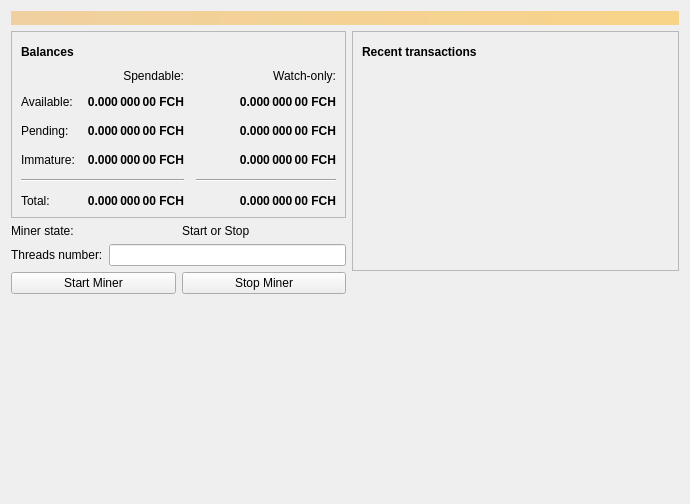
<?xml version="1.0" encoding="UTF-8"?>
<ui version="4.0">
 <class>OverviewPage</class>
 <widget class="QWidget" name="OverviewPage">
  <property name="geometry">
   <rect>
    <x>0</x>
    <y>0</y>
    <width>690</width>
    <height>504</height>
   </rect>
  </property>
  <property name="windowTitle">
   <string>Form</string>
  </property>
  <layout class="QVBoxLayout" name="topLayout">
   <item>
    <widget class="QLabel" name="labelAlerts">
     <property name="visible">
      <bool>false</bool>
     </property>
     <property name="styleSheet">
      <string notr="true">QLabel { background-color: qlineargradient(x1: 0, y1: 0, x2: 1, y2: 0, stop:0 #F0D0A0, stop:1 #F8D488); color:#000000; }</string>
     </property>
     <property name="wordWrap">
      <bool>true</bool>
     </property>
     <property name="margin">
      <number>3</number>
     </property>
     <property name="textInteractionFlags">
      <set>Qt::TextSelectableByMouse</set>
     </property>
    </widget>
   </item>
   <item>
    <layout class="QHBoxLayout" name="horizontalLayout" stretch="1,1">
     <item>
      <layout class="QVBoxLayout" name="verticalLayout_2">
       <item>
        <widget class="QFrame" name="frame">
         <property name="frameShape">
          <enum>QFrame::StyledPanel</enum>
         </property>
         <property name="frameShadow">
          <enum>QFrame::Raised</enum>
         </property>
         <layout class="QVBoxLayout" name="verticalLayout_4">
          <item>
           <layout class="QHBoxLayout" name="horizontalLayout_4">
            <item>
             <widget class="QLabel" name="label_5">
              <property name="font">
               <font>
                <weight>75</weight>
                <bold>true</bold>
               </font>
              </property>
              <property name="text">
               <string>Balances</string>
              </property>
             </widget>
            </item>
            <item>
             <widget class="QPushButton" name="labelWalletStatus">
              <property name="enabled">
               <bool>true</bool>
              </property>
              <property name="maximumSize">
               <size>
                <width>30</width>
                <height>16777215</height>
               </size>
              </property>
              <property name="toolTip">
               <string>The displayed information may be out of date. Your wallet automatically synchronizes with the Bitcoin network after a connection is established, but this process has not completed yet.</string>
              </property>
              <property name="text">
               <string/>
              </property>
              <property name="icon">
               <iconset resource="../bitcoin.qrc">
                <normaloff>:/icons/warning</normaloff>
                <disabledoff>:/icons/warning</disabledoff>:/icons/warning</iconset>
              </property>
              <property name="iconSize">
               <size>
                <width>24</width>
                <height>24</height>
               </size>
              </property>
              <property name="flat">
               <bool>true</bool>
              </property>
             </widget>
            </item>
            <item>
             <spacer name="horizontalSpacer_3">
              <property name="orientation">
               <enum>Qt::Horizontal</enum>
              </property>
              <property name="sizeHint" stdset="0">
               <size>
                <width>40</width>
                <height>20</height>
               </size>
              </property>
             </spacer>
            </item>
           </layout>
          </item>
          <item>
           <layout class="QGridLayout" name="gridLayout">
            <property name="spacing">
             <number>12</number>
            </property>
            <item row="2" column="2">
             <widget class="QLabel" name="labelWatchPending">
              <property name="font">
               <font>
                <weight>75</weight>
                <bold>true</bold>
               </font>
              </property>
              <property name="cursor">
               <cursorShape>IBeamCursor</cursorShape>
              </property>
              <property name="toolTip">
               <string>Unconfirmed transactions to watch-only addresses</string>
              </property>
              <property name="text">
               <string notr="true">0.000 000 00 FCH</string>
              </property>
              <property name="alignment">
               <set>Qt::AlignRight|Qt::AlignTrailing|Qt::AlignVCenter</set>
              </property>
              <property name="textInteractionFlags">
               <set>Qt::LinksAccessibleByMouse|Qt::TextSelectableByKeyboard|Qt::TextSelectableByMouse</set>
              </property>
             </widget>
            </item>
            <item row="2" column="1">
             <widget class="QLabel" name="labelUnconfirmed">
              <property name="font">
               <font>
                <weight>75</weight>
                <bold>true</bold>
               </font>
              </property>
              <property name="cursor">
               <cursorShape>IBeamCursor</cursorShape>
              </property>
              <property name="toolTip">
               <string>Total of transactions that have yet to be confirmed, and do not yet count toward the spendable balance</string>
              </property>
              <property name="text">
               <string notr="true">0.000 000 00 FCH</string>
              </property>
              <property name="alignment">
               <set>Qt::AlignRight|Qt::AlignTrailing|Qt::AlignVCenter</set>
              </property>
              <property name="textInteractionFlags">
               <set>Qt::LinksAccessibleByMouse|Qt::TextSelectableByKeyboard|Qt::TextSelectableByMouse</set>
              </property>
             </widget>
            </item>
            <item row="3" column="2">
             <widget class="QLabel" name="labelWatchImmature">
              <property name="font">
               <font>
                <weight>75</weight>
                <bold>true</bold>
               </font>
              </property>
              <property name="cursor">
               <cursorShape>IBeamCursor</cursorShape>
              </property>
              <property name="toolTip">
               <string>Mined balance in watch-only addresses that has not yet matured</string>
              </property>
              <property name="text">
               <string notr="true">0.000 000 00 FCH</string>
              </property>
              <property name="alignment">
               <set>Qt::AlignRight|Qt::AlignTrailing|Qt::AlignVCenter</set>
              </property>
              <property name="textInteractionFlags">
               <set>Qt::LinksAccessibleByMouse|Qt::TextSelectableByKeyboard|Qt::TextSelectableByMouse</set>
              </property>
             </widget>
            </item>
            <item row="4" column="0" colspan="2">
             <widget class="Line" name="line">
              <property name="orientation">
               <enum>Qt::Horizontal</enum>
              </property>
             </widget>
            </item>
            <item row="4" column="2">
             <widget class="Line" name="lineWatchBalance">
              <property name="sizePolicy">
               <sizepolicy hsizetype="Preferred" vsizetype="Fixed">
                <horstretch>0</horstretch>
                <verstretch>0</verstretch>
               </sizepolicy>
              </property>
              <property name="minimumSize">
               <size>
                <width>140</width>
                <height>0</height>
               </size>
              </property>
              <property name="orientation">
               <enum>Qt::Horizontal</enum>
              </property>
             </widget>
            </item>
            <item row="5" column="0">
             <widget class="QLabel" name="labelTotalText">
              <property name="text">
               <string>Total:</string>
              </property>
             </widget>
            </item>
            <item row="3" column="1">
             <widget class="QLabel" name="labelImmature">
              <property name="font">
               <font>
                <weight>75</weight>
                <bold>true</bold>
               </font>
              </property>
              <property name="cursor">
               <cursorShape>IBeamCursor</cursorShape>
              </property>
              <property name="toolTip">
               <string>Mined balance that has not yet matured</string>
              </property>
              <property name="text">
               <string notr="true">0.000 000 00 FCH</string>
              </property>
              <property name="alignment">
               <set>Qt::AlignRight|Qt::AlignTrailing|Qt::AlignVCenter</set>
              </property>
              <property name="textInteractionFlags">
               <set>Qt::LinksAccessibleByMouse|Qt::TextSelectableByKeyboard|Qt::TextSelectableByMouse</set>
              </property>
             </widget>
            </item>
            <item row="2" column="3">
             <spacer name="horizontalSpacer_2">
              <property name="orientation">
               <enum>Qt::Horizontal</enum>
              </property>
              <property name="sizeHint" stdset="0">
               <size>
                <width>40</width>
                <height>20</height>
               </size>
              </property>
             </spacer>
            </item>
            <item row="3" column="0">
             <widget class="QLabel" name="labelImmatureText">
              <property name="text">
               <string>Immature:</string>
              </property>
             </widget>
            </item>
            <item row="5" column="1">
             <widget class="QLabel" name="labelTotal">
              <property name="font">
               <font>
                <weight>75</weight>
                <bold>true</bold>
               </font>
              </property>
              <property name="cursor">
               <cursorShape>IBeamCursor</cursorShape>
              </property>
              <property name="toolTip">
               <string>Your current total balance</string>
              </property>
              <property name="text">
               <string notr="true">0.000 000 00 FCH</string>
              </property>
              <property name="alignment">
               <set>Qt::AlignRight|Qt::AlignTrailing|Qt::AlignVCenter</set>
              </property>
              <property name="textInteractionFlags">
               <set>Qt::LinksAccessibleByMouse|Qt::TextSelectableByKeyboard|Qt::TextSelectableByMouse</set>
              </property>
             </widget>
            </item>
            <item row="5" column="2">
             <widget class="QLabel" name="labelWatchTotal">
              <property name="font">
               <font>
                <weight>75</weight>
                <bold>true</bold>
               </font>
              </property>
              <property name="cursor">
               <cursorShape>IBeamCursor</cursorShape>
              </property>
              <property name="toolTip">
               <string>Current total balance in watch-only addresses</string>
              </property>
              <property name="text">
               <string notr="true">0.000 000 00 FCH</string>
              </property>
              <property name="alignment">
               <set>Qt::AlignRight|Qt::AlignTrailing|Qt::AlignVCenter</set>
              </property>
              <property name="textInteractionFlags">
               <set>Qt::LinksAccessibleByMouse|Qt::TextSelectableByKeyboard|Qt::TextSelectableByMouse</set>
              </property>
             </widget>
            </item>
            <item row="0" column="2">
             <widget class="QLabel" name="labelWatchonly">
              <property name="text">
               <string>Watch-only:</string>
              </property>
              <property name="alignment">
               <set>Qt::AlignRight|Qt::AlignTrailing|Qt::AlignVCenter</set>
              </property>
             </widget>
            </item>
            <item row="1" column="0">
             <widget class="QLabel" name="labelBalanceText">
              <property name="text">
               <string>Available:</string>
              </property>
             </widget>
            </item>
            <item row="1" column="1">
             <widget class="QLabel" name="labelBalance">
              <property name="font">
               <font>
                <weight>75</weight>
                <bold>true</bold>
               </font>
              </property>
              <property name="cursor">
               <cursorShape>IBeamCursor</cursorShape>
              </property>
              <property name="toolTip">
               <string>Your current spendable balance</string>
              </property>
              <property name="text">
               <string notr="true">0.000 000 00 FCH</string>
              </property>
              <property name="alignment">
               <set>Qt::AlignRight|Qt::AlignTrailing|Qt::AlignVCenter</set>
              </property>
              <property name="textInteractionFlags">
               <set>Qt::LinksAccessibleByMouse|Qt::TextSelectableByKeyboard|Qt::TextSelectableByMouse</set>
              </property>
             </widget>
            </item>
            <item row="1" column="2">
             <widget class="QLabel" name="labelWatchAvailable">
              <property name="font">
               <font>
                <weight>75</weight>
                <bold>true</bold>
               </font>
              </property>
              <property name="cursor">
               <cursorShape>IBeamCursor</cursorShape>
              </property>
              <property name="toolTip">
               <string>Your current balance in watch-only addresses</string>
              </property>
              <property name="text">
               <string notr="true">0.000 000 00 FCH</string>
              </property>
              <property name="alignment">
               <set>Qt::AlignRight|Qt::AlignTrailing|Qt::AlignVCenter</set>
              </property>
              <property name="textInteractionFlags">
               <set>Qt::LinksAccessibleByMouse|Qt::TextSelectableByKeyboard|Qt::TextSelectableByMouse</set>
              </property>
             </widget>
            </item>
            <item row="2" column="0">
             <widget class="QLabel" name="labelPendingText">
              <property name="text">
               <string>Pending:</string>
              </property>
             </widget>
            </item>
            <item row="0" column="1">
             <widget class="QLabel" name="labelSpendable">
              <property name="text">
               <string>Spendable:</string>
              </property>
              <property name="alignment">
               <set>Qt::AlignRight|Qt::AlignTrailing|Qt::AlignVCenter</set>
              </property>
             </widget>
            </item>
           </layout>
          </item>
         </layout>
        </widget>
       </item>
       <item>
        <layout class="QHBoxLayout" name="horizontalLayout_3" stretch="0,0">
         <item>
          <widget class="QLabel" name="lableMinerStateText">
           <property name="text">
            <string>Miner state:</string>
           </property>
          </widget>
         </item>
         <item>
          <widget class="QLabel" name="lableMinerState">
           <property name="text">
            <string>Start or Stop</string>
           </property>
          </widget>
         </item>
        </layout>
       </item>
       <item>
        <layout class="QHBoxLayout" name="horizontalLayout_5">
         <item>
          <widget class="QLabel" name="labelThreadNumber">
           <property name="text">
            <string>Threads number:</string>
           </property>
          </widget>
         </item>
         <item>
          <widget class="QLineEdit" name="threadNumberEdit"/>
         </item>
        </layout>
       </item>
       <item>
        <layout class="QHBoxLayout" name="horizontalLayout_6">
         <item>
          <widget class="QPushButton" name="startMinerButton">
           <property name="text">
            <string>Start Miner</string>
           </property>
          </widget>
         </item>
         <item>
          <widget class="QPushButton" name="stopMinerButton">
           <property name="text">
            <string>Stop Miner</string>
           </property>
          </widget>
         </item>
        </layout>
       </item>
       <item>
        <spacer name="verticalSpacer">
         <property name="orientation">
          <enum>Qt::Vertical</enum>
         </property>
         <property name="sizeHint" stdset="0">
          <size>
           <width>20</width>
           <height>40</height>
          </size>
         </property>
        </spacer>
       </item>
      </layout>
     </item>
     <item>
      <layout class="QVBoxLayout" name="verticalLayout_3">
       <item>
        <widget class="QFrame" name="frame_2">
         <property name="frameShape">
          <enum>QFrame::StyledPanel</enum>
         </property>
         <property name="frameShadow">
          <enum>QFrame::Raised</enum>
         </property>
         <layout class="QVBoxLayout" name="verticalLayout">
          <item>
           <layout class="QHBoxLayout" name="horizontalLayout_2">
            <item>
             <widget class="QLabel" name="label_4">
              <property name="font">
               <font>
                <weight>75</weight>
                <bold>true</bold>
               </font>
              </property>
              <property name="text">
               <string>Recent transactions</string>
              </property>
             </widget>
            </item>
            <item>
             <widget class="QPushButton" name="labelTransactionsStatus">
              <property name="enabled">
               <bool>true</bool>
              </property>
              <property name="maximumSize">
               <size>
                <width>30</width>
                <height>16777215</height>
               </size>
              </property>
              <property name="toolTip">
               <string>The displayed information may be out of date. Your wallet automatically synchronizes with the Bitcoin network after a connection is established, but this process has not completed yet.</string>
              </property>
              <property name="text">
               <string/>
              </property>
              <property name="icon">
               <iconset resource="../bitcoin.qrc">
                <normaloff>:/icons/warning</normaloff>
                <disabledoff>:/icons/warning</disabledoff>:/icons/warning</iconset>
              </property>
              <property name="iconSize">
               <size>
                <width>24</width>
                <height>24</height>
               </size>
              </property>
              <property name="flat">
               <bool>true</bool>
              </property>
             </widget>
            </item>
            <item>
             <spacer name="horizontalSpacer">
              <property name="orientation">
               <enum>Qt::Horizontal</enum>
              </property>
              <property name="sizeHint" stdset="0">
               <size>
                <width>40</width>
                <height>20</height>
               </size>
              </property>
             </spacer>
            </item>
           </layout>
          </item>
          <item>
           <widget class="QListView" name="listTransactions">
            <property name="styleSheet">
             <string notr="true">QListView { background: transparent; }</string>
            </property>
            <property name="frameShape">
             <enum>QFrame::NoFrame</enum>
            </property>
            <property name="verticalScrollBarPolicy">
             <enum>Qt::ScrollBarAlwaysOff</enum>
            </property>
            <property name="horizontalScrollBarPolicy">
             <enum>Qt::ScrollBarAlwaysOff</enum>
            </property>
            <property name="selectionMode">
             <enum>QAbstractItemView::NoSelection</enum>
            </property>
           </widget>
          </item>
         </layout>
        </widget>
       </item>
       <item>
        <spacer name="verticalSpacer_2">
         <property name="orientation">
          <enum>Qt::Vertical</enum>
         </property>
         <property name="sizeHint" stdset="0">
          <size>
           <width>20</width>
           <height>40</height>
          </size>
         </property>
        </spacer>
       </item>
      </layout>
     </item>
    </layout>
   </item>
  </layout>
 </widget>
 <resources>
  <include location="../bitcoin.qrc"/>
 </resources>
 <connections/>
</ui>
